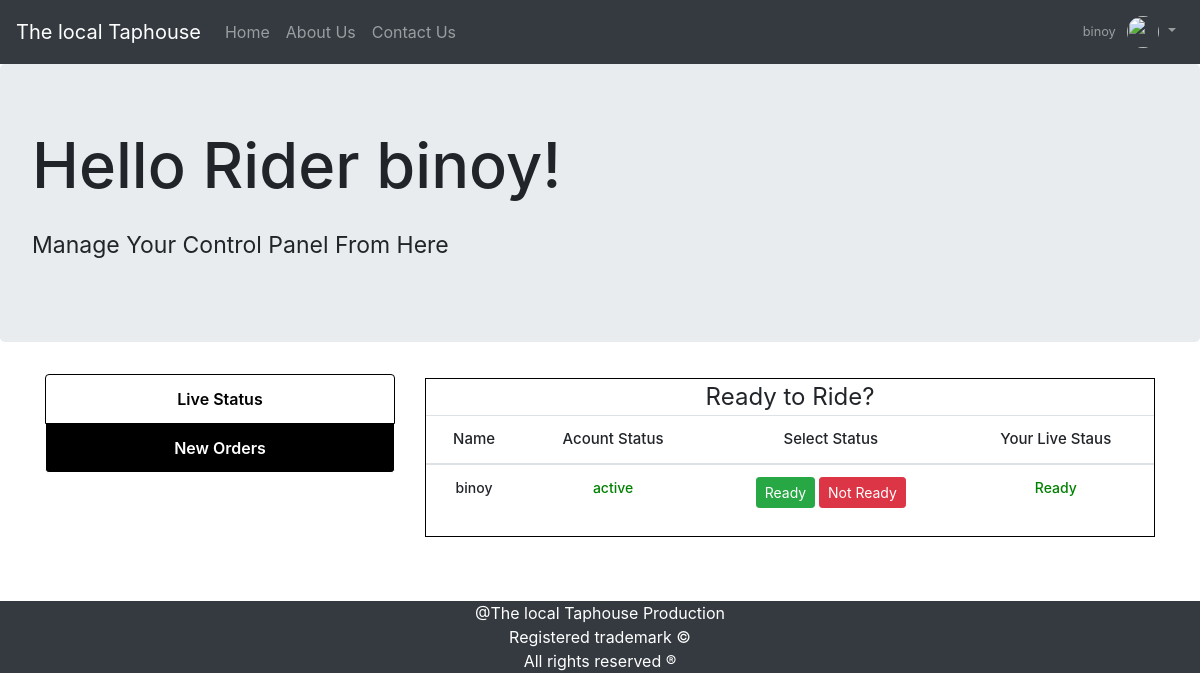
The app's page /dindex.php?login=success (signed in) with its own data.
### tables this page shows
CREATE TABLE `deliveryboy` (
  `id` int(11) NOT NULL,
  `name` varchar(30) NOT NULL,
  `uname` varchar(30) NOT NULL,
  `email` varchar(45) NOT NULL,
  `bgroup` varchar(11) NOT NULL,
  `license` varchar(30) NOT NULL,
  `contact` bigint(10) NOT NULL,
  `address` varchar(150) NOT NULL,
  `profile` varchar(200) NOT NULL,
  `pwd` varchar(45) NOT NULL,
  `status` varchar(3) NOT NULL,
  `dstatus` varchar(11) NOT NULL
);

### dindex.php (the view, shortened to what this page needs)
<?php
 include_once "inc/dbh.inc.php";
?>
<!DOCTYPE html>
<html>
<head>
  <link rel="stylesheet" type="text/css" href="css/bootstrap.min.css">
  <link rel="stylesheet" type="text/css" href="css/main.css">
</head>
<body>
    <nav class="navbar navbar-expand-lg navbar-dark bg-dark">
  <a class="navbar-brand" href="index.php">The local Taphouse </a>
  <div class="collapse navbar-collapse" id="navbarSupportedContent">
    <ul class="navbar-nav mr-auto">
      <li class="nav-item">
        <a class="nav-link" href="index.php">Home</a>
      </li>
      <li class="nav-item">
        <a class="nav-link" href="aboutus.php">About Us</a>
      </li>
      <li class="nav-item">
        <a class="nav-link " href="#contact">Contact Us</a>
      </li>
    </ul>
    <ul class="navbar-nav ml-auto">
      <li class="nav-item dropdown no-arrow">
        <a class="nav-link dropdown-toggle" href="#" id="userDropdown" role="button" data-toggle="dropdown" aria-haspopup="true" aria-expanded="false">
          <span class="mr-2 d-none d-lg-inline text-gray-600 small">
            <?php echo $_SESSION['u_name']; ?>
          </span>
          <img class="img-profile rounded-circle" src="uploads/<?php echo $_SESSION['pic']; ?>" style="height: 2rem; width: 2rem;">
        </a>
      </li>
    </ul>
  </div>
</nav>
<div class="jumbotron">
	<h1 style="font-size: 63px;">Hello Rider <?php echo $_SESSION['u_name']; ?>!</h1>
	<p class="pt-3" style="font-size: 23px;">Manage Your Control Panel From Here</p>
</div>
 <div class="container">
    <div class="row pb-5">
      <div class="col-md-4 ">
            <div class="mylist list-group">
              <a href="dindex.php" class="list-group-item active">Live Status</a>
              <a href="dneworders.php" class="list-group-item ">New Orders</a>
            </div>
      </div>
      <div class="col-md-8 pt-1 pb-3">
         <legend class="text-center" style="border:1px solid black; width: 100%; margin: 0 auto;">Ready to Ride?
          <?php
           $dboy = $_SESSION['u_id'];
           $sql = "SELECT * FROM deliveryboy WHERE id='$dboy';";
           $result = mysqli_query($con, $sql);
           $resultcheck = mysqli_num_rows($result);
           if ($resultcheck > 0) {
          ?>
          <table class="table table-responsive-md mytbl text-center">
                <thead>
                <tr>
                <th>Name</th>
                <th>Acount Status</th>
                <th>Select Status</th>
                <th>Your Live Staus</th>
                </tr>
                </thead>
                <tbody>
                <tr>
                <?php
                 while ($row = mysqli_fetch_assoc($result)) {
                  if ($row['status'] == 'yes') {
                    $new = 'active';
                    $active = 'green';
                  } else {
                    $new = 'suspended';
                    $active = 'red';
                  }
                  if ($row['dstatus'] == 'Ready') {
                    $dnew = 'Ready';
                    $dactive = 'green';
                  } else {
                    $dnew = 'Not Ready';
                    $dactive = 'red';
                  }
                ?>
                <td><?php echo $row['uname']; ?></td>
                <td><span style="color: <?php echo $active; ?>"><?php echo $new; ?></span></td>
                <td><a href="inc/dstatus.inc.php?id=<?php echo $dboy ?>&status=Ready&currentstatus=<?php echo $row['status']; ?>&type=success" class="btn btn-success btn-sm">Ready</a> <a class="btn btn-danger btn-sm" href="inc/dstatus.inc.php?id=<?php echo $dboy ?>&status=Not Ready&currentstatus=<?php echo $row['status']; ?>">Not Ready</a></td>
                <td><span style="color: <?php echo $dactive; ?>"><?php echo $dnew; ?></span></td>
                <?php
                 }
                ?>
                </tr>
                </tbody>
               </table>
          <?php
           }
          ?>
             </legend>
      </div>
    </div>
  </div>
<?php
 include "footer.php";
?>

### css/main.css (style rules this page uses)
html,body { height: 100%; width: 100%; }
.mylist a { text-align: center; text-decoration: none; background-color: black; color: white; border: 1px solid white; font-weight: 600; }
.list-group-item.active { background-color: white !important; color: black; border: 1px solid black; }
.mytbl th { font-size: 15px; font-weight: 500; margin: 0 auto; }
.mytbl td { font-size: 14px; font-weight: 500; }

### records on screen
deliveryboy: uname "binoy", status "active", dstatus "Ready"

### other values on screen
$_SESSION['u_name'] "binoy"
